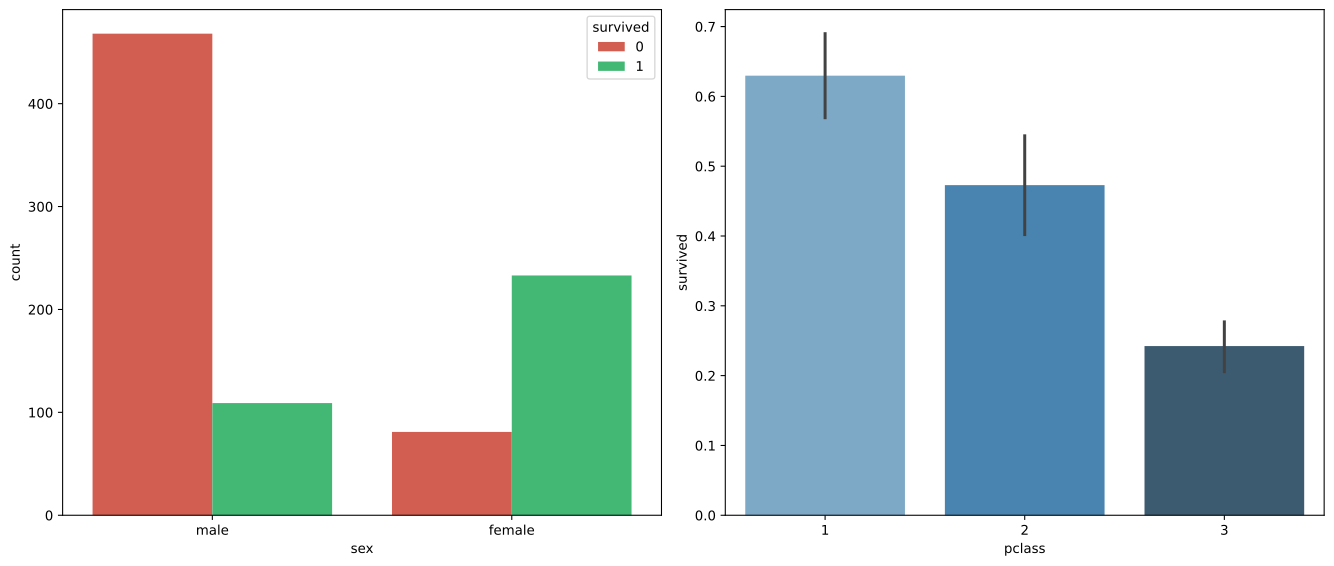

Write the Python code that produced this figure.
import pandas as pd
import seaborn as sns
import matplotlib.pyplot as plt

env_globals = {
    'pd': pd,
    'sns': sns,
    'plt': plt,
}

code1 = """
import pandas as pd
import seaborn as sns
import matplotlib.pyplot as plt

df = sns.load_dataset('titanic')
"""

code2 = """
fig, axes = plt.subplots(1, 2, figsize=(14, 6))
sns.countplot(data=df, x='sex', hue='survived', ax=axes[0], palette=['#e74c3c', '#2ecc71'])
sns.barplot(data=df, x='pclass', y='survived', ax=axes[1], palette='Blues_d')
plt.tight_layout()
plt.show()
"""

def mock_show(*args, **kwargs):
    if plt.get_fignums():
        plt.savefig('test_exec.svg', format='svg', bbox_inches='tight')
        plt.clf()

plt.show = mock_show

exec(code1, env_globals)
exec(code2, env_globals)
